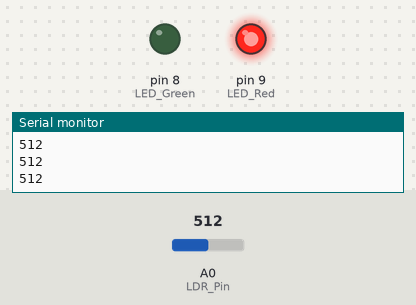
A sketch run on a simulated Arduino Uno, built with avr-gcc and run on an emulated ATmega328P. Shown: output pins drawn as LEDs (lit = HIGH), the last lines printed to the serial monitor. The inputs (shaded band) are chosen by the test bench; at power-on: A0 (LDR_Pin) = 512.

Above: at 1.2 s.
1.3 s: A0 (LDR_Pin) set to 484
At 1.6 s:
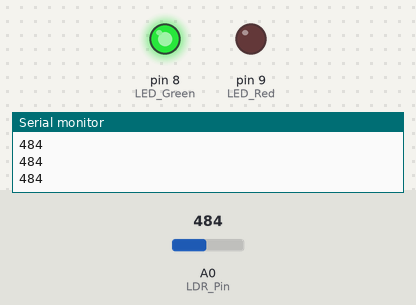
2.8 s: A0 (LDR_Pin) set to 510
At 4.0 s:
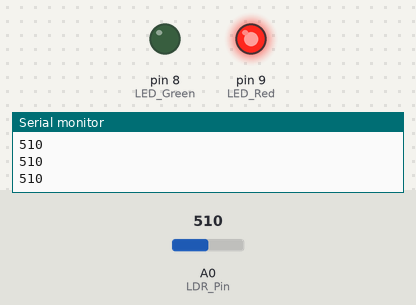
4.3 s: A0 (LDR_Pin) set to 490
At 5.1 s:
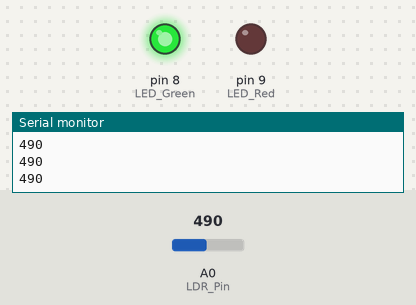
Timing chart, 0 to 7.3 s (numbered marks = the images above; inputs shaded):
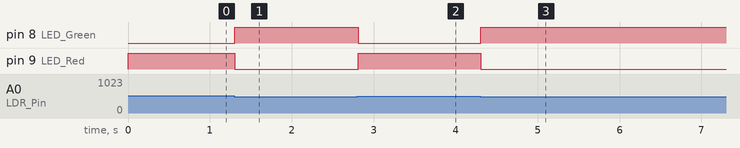

Measured:
- the behaviour switches between 500 and 499 on A0 (LDR_Pin) (found by bisection; images 0 and 1)
- after the input at 1.3 s, pin 8 (LED_Green): LOW → HIGH at once; pin 9 (LED_Red): HIGH → LOW at once
- after the input at 2.8 s, pin 8 (LED_Green): HIGH → LOW at once; pin 9 (LED_Red): LOW → HIGH at once
- after the input at 4.3 s, pin 8 (LED_Green): LOW → HIGH at once; pin 9 (LED_Red): HIGH → LOW at once

The sketch:

smart_home_lighting_system1.ino
```cpp
int LDR_Pin = A0;     // LDR connected to analog pin A0
int LED_Red = 9;      // Red LED connected to pin 9
int LED_Green = 8;    // Green LED connected to pin 8

void setup() {
  pinMode(LED_Red, OUTPUT);
  pinMode(LED_Green, OUTPUT);
  Serial.begin(9600);
}

void loop() {
  int ldrValue = analogRead(LDR_Pin);  // Read LDR value
  Serial.println(ldrValue);           // Print for calibration

  int threshold = 500;  // Adjust depending on light level

  if (ldrValue < threshold) {
    // Dark condition
    digitalWrite(LED_Red, LOW);  // Red OFF
    digitalWrite(LED_Green, HIGH); // Green ON
  } else {
    // Bright condition
    digitalWrite(LED_Red, HIGH);  // Red ON
    digitalWrite(LED_Green, LOW); // Green OFF
  }
}
```
